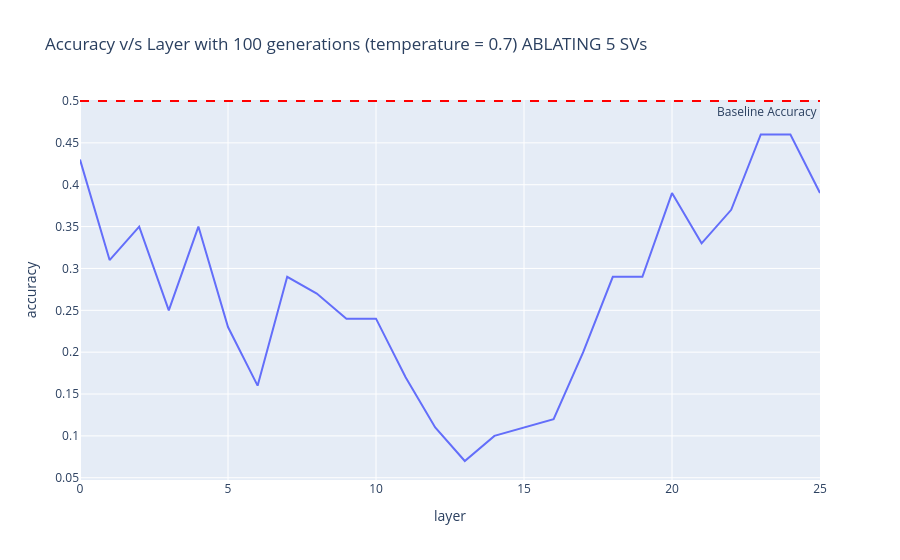

This figure's notebook cell:
### Code cell
df_5 = pd.read_csv('layer_ablation_results_5_SV.csv')


fig = px.line(df_5, x="layer", y="accuracy",
              title="Accuracy v/s Layer with 100 generations (temperature = 0.7) ABLATING 5 SVs")

fig.add_hline(y=0.50, line_dash="dash", line_color="red",
              annotation_text="Baseline Accuracy", annotation_position="bottom right")

fig.show()

### Figure 1 — Plotly figure (JSON) as saved in the notebook; plotly's stock layout.template omitted (floating-point values rounded to 4 significant figures)
{"data": [{"hovertemplate": "layer=%{x}<br>accuracy=%{y}<extra></extra>", "legendgroup": "", "line": {"color": "#636efa", "dash": "solid"}, "marker": {"symbol": "circle"}, "mode": "lines", "name": "", "orientation": "v", "showlegend": false, "type": "scatter", "x": [0, 1, 2, 3, 4, 5, 6, 7, 8, 9, 10, 11, 12, 13, 14, 15, 16, 17, 18, 19, 20, 21, 22, 23, 24, 25], "xaxis": "x", "y": [0.43, 0.31, 0.35, 0.25, 0.35, 0.23, 0.16, 0.29, 0.27, 0.24, 0.24, 0.17, 0.11, 0.07, 0.1, 0.11, 0.12, 0.2, 0.29, 0.29, 0.39, 0.33, 0.37, 0.46, 0.46, 0.39], "yaxis": "y"}], "layout": {"annotations": [{"showarrow": false, "text": "Baseline Accuracy", "x": 1, "xanchor": "right", "xref": "x domain", "y": 0.5, "yanchor": "top", "yref": "y"}], "legend": {"tracegroupgap": 0}, "shapes": [{"line": {"color": "red", "dash": "dash"}, "type": "line", "x0": 0, "x1": 1, "xref": "x domain", "y0": 0.5, "y1": 0.5, "yref": "y"}], "title": {"text": "Accuracy v/s Layer with 100 generations (temperature = 0.7) ABLATING 5 SVs"}, "xaxis": {"anchor": "y", "domain": [0, 1], "title": {"text": "layer"}}, "yaxis": {"anchor": "x", "domain": [0, 1], "title": {"text": "accuracy"}}}}
